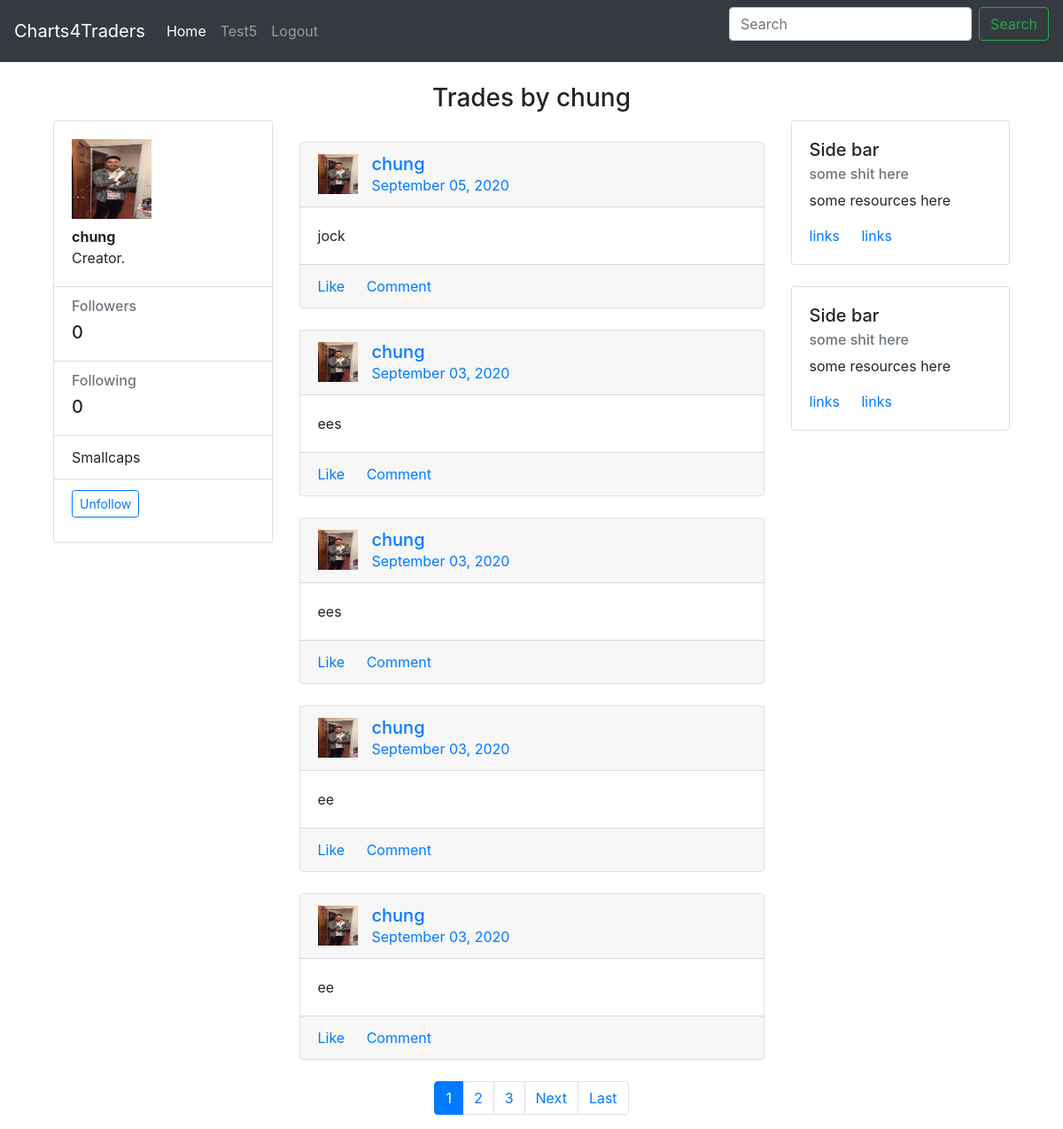
The app's page /user/chung (signed in) with its own data.
### main/models.py (models this page shows, shortened)
class Profile(models.Model):
    user = models.OneToOneField(User, on_delete=models.CASCADE)
    image = models.ImageField(default='default.jpg', upload_to='profile_pics')  #add in later
    bio = models.TextField(max_length=1000, blank=True)

class Post(models.Model):
    user = models.ForeignKey(User, on_delete=models.CASCADE) #many to one relationship where many posts can be tied to one user
    content = models.TextField(blank=True, null=True) # change blank later
    date_posted = models.DateTimeField(default=timezone.now)
    image = models.FileField(upload_to='images/', blank=True, null=True) #change to required later

### main/views.py (the view, shortened to what this page needs)
# urls.py: path("user/<str:username>", user_posts.as_view(), name="user-posts"), #profile view
class user_posts(LoginRequiredMixin, ListView):
     model = Post
     template_name = 'main/user_posts.html'
     context_object_name = 'posts'
     paginate_by = 5 #sets pagination per page
     def get_queryset(self):
          user = get_object_or_404(User, username =self.kwargs.get('username'))
          return Post.objects.filter(user=user).order_by('-date_posted')
     def get_context_data(self, **kwargs):
          displayed_user = get_object_or_404(User, username =self.kwargs.get('username'))
          current_user = self.request.user
          if current_user.username == '' or current_user is None:
               followable = False
          else:
               followable = (Follow.objects.filter(user=current_user, to_follow=displayed_user).count() == 0)
          context = super(user_posts, self).get_context_data(**kwargs)
          context['user_profile'] = Profile.objects.filter(user=displayed_user)
          context['followable'] = followable
          return context

### main/templates/main/user_posts.html (shortened to what this page needs)
{% extends 'main/header.html' %}
{% block content %}
<div class='row text-center'>
  <div class='col'>
      <h3>Trades by {{ view.kwargs.username }}</h3>
  </div>
</div>
<div class="container gedf-wrapper">
  <div class="row">
      <div class="col-md-3">
          <div class="card">
              <div class="card-body">
                {% for profile in user_profile %}
                  <div class="h5"><img class="thumbnail" width="90" height="90" src="{{ profile.image.url }}" alt=""></div>
                  <div class="h7"><strong>{{ profile.user }}</strong></div>
                  <div class="h7">{{ profile.bio }}</div>
                  {% endfor %}
              </div>
              <ul class="list-group list-group-flush">
                  <li class="list-group-item">
                      <div class="h6 text-muted">Followers</div>
                      <div class="h5">0</div>
                  </li>
                  <li class="list-group-item">
                      <div class="h6 text-muted">Following</div>
                      <div class="h5">0</div>
                  </li>
                  <li class="list-group-item">Smallcaps</li>
                  <li class="list-group-item">
                  {%  if user_profile is not None and user_profile.id != user.id  and user.username != '' %}
                  <form method="POST">
                      <div class="form-group">
                          <button class="btn btn-sm btn-outline-primary"
                                  name="{% if followable %}follow{% else %}unfollow{% endif %}"
                                  type="submit">
                                  {% if followable %}
                                    Follow
                                  {% else %}
                                    Unfollow
                                  {% endif %}
                          </button>
                        </div>
                    </form>
                {% endif %}
                    </li>
              </ul>
          </div>
      </div>
      <div class="col-md-6 gedf-main" >
          <br>
{% for post in posts %}
          <div class="card gedf-card">
              <div class="card-header">
                  <div class="d-flex justify-content-between align-items-center">
                      <div class="d-flex justify-content-between align-items-center">
                          <div class="mr-2">
                              <img class="thumbnail" width="45" height="45" src="{{ post.user.profile.image.url }}" alt="">
                          </div>
                          <div class="ml-2">
                              <div class="h5 m-0">
                                <a class="mr-2" href="{% url 'main:user-posts' post.user.username %}">{{ post.user }}</a>
                              </div>
                              <div class="h7 text-muted"><a href ="{% url 'main:post-detail' post.id %}">{{ post.date_posted|date:"F d, Y" }}</a></div>
                          </div>
                      </div>
                  </div>
              </div>
              <div class="card-body">
                  <p class="card-text">
                    {{ post.content }}
                  </p>
              </div>
              <div class="card-footer">
                  <a href="#" class="card-link"> Like</a>
                  <a href="#" class="card-link"> Comment</a>
              </div>
          </div>
          <br>
          {% endfor %}
          {% if is_paginated %}
                <nav aria-label="Page navigation example">
                    <ul class="pagination justify-content-center">
                    {% for num in page_obj.paginator.page_range %}
                        {% if page_obj.number == num %}
                        <li class="page-item active"><a class="page-link" href="?page={{ num }}">{{ num }}</a></li>
                        {% elif num > page_obj.number|add:'-3' and num < page_obj.number|add:'3' %}
                        <li class="page-item"><a class="page-link" href="?page={{ num }}">{{ num }}</a></li>
                        {% endif %}
                    {% endfor %}
                    {% if page_obj.has_next %}
                        <li class="page-item"><a class="page-link" href="?page={{ page_obj.next_page_number }}">Next</a></li>
                        <li class="page-item"><a class="page-link" href="?page={{ page_obj.paginator.num_pages }}">Last</a></li>
                    {% endif %}
                    </ul>
                </nav>
          {% endif %}
      </div>
      <div class="col-md-3">
          <div class="card gedf-card">
              <div class="card-body">
                  <h5 class="card-title">Side bar</h5>
                  <h6 class="card-subtitle mb-2 text-muted">some shit here</h6>
                  <p class="card-text">some resources here</p>
                  <a href="#" class="card-link">links</a>
                  <a href="#" class="card-link">links</a>
              </div>
          </div>
          <br>
          <div class="card gedf-card">
                  <div class="card-body">
                      <h5 class="card-title">Side bar</h5>
                      <h6 class="card-subtitle mb-2 text-muted">some shit here</h6>
                      <p class="card-text">some resources here</p>
                      <a href="#" class="card-link">links</a>
                      <a href="#" class="card-link">links</a>
                  </div>
              </div>
      </div>
  </div>
</div>
{% endblock %}

### main/templates/main/includes/navbar.html (shortened to what this page needs)
<nav class="navbar navbar-expand-lg navbar-dark bg-dark">
  <a class="navbar-brand" href="/">Charts4Traders</a>
  <div class="collapse navbar-collapse" id="navbarNavAltMarkup">
    <div class="navbar-nav">
      <a class="nav-link active" href="/">Home <span class="sr-only">(current)</span></a>
      {% if user.is_authenticated %}
      <a class="nav-link" href="/profile">{{user.username|title}}</a>
      <a class="nav-link" href="/logout">Logout</a>
      {% else %}
      <a class="nav-link" href="/login">Login</a>
      <a class="nav-link" href="/register">Register</a>
      {% endif %}
    </div>
  </div>
  <form class="form-inline">
    <input class="form-control mr-sm-2" type="search" placeholder="Search" aria-label="Search">
    <button class="btn btn-outline-success my-2 my-sm-0" type="submit">Search</button>
  </form>
</nav>

### records on screen
Profile: image (picture), user "chung", bio "Creator."
Post: user.profile.image (picture), user "chung", date_posted "September 05, 2020", content "jock"
Post: user.profile.image (picture), user "chung", date_posted "September 03, 2020", content "ees"
Post: user.profile.image (picture), user "chung", date_posted "September 03, 2020", content "ees"
Post: user.profile.image (picture), user "chung", date_posted "September 03, 2020", content "ee"
Post: user.profile.image (picture), user "chung", date_posted "September 03, 2020", content "ee"

### other values on screen
{{ user.username|title }} "Test5"
{{ view.kwargs.username }} "chung"
{{ num }} "1"
{{ num }} "2" "3"
